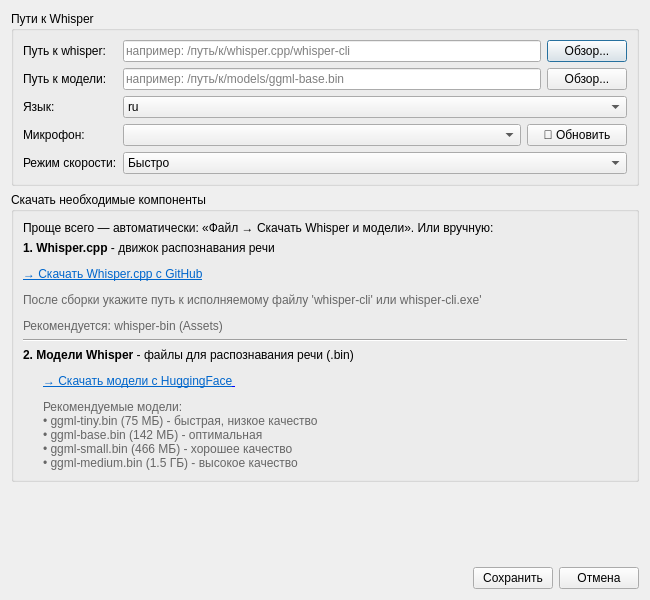
<?xml version="1.0" encoding="UTF-8"?>
<ui version="4.0">
 <class>SettingsDialog</class>
 <widget class="QDialog" name="SettingsDialog">
  <property name="geometry">
   <rect>
    <x>0</x>
    <y>0</y>
    <width>650</width>
    <height>600</height>
   </rect>
  </property>
  <property name="windowTitle">
   <string>Настройки</string>
  </property>
  <layout class="QVBoxLayout" name="verticalLayout">
   <item>
    <widget class="QGroupBox" name="groupBox">
     <property name="title">
      <string>Пути к Whisper</string>
     </property>
     <layout class="QFormLayout" name="formLayout">
      <item row="0" column="0">
       <widget class="QLabel" name="whisperLabel">
        <property name="text">
         <string>Путь к whisper:</string>
        </property>
       </widget>
      </item>
      <item row="0" column="1">
       <layout class="QHBoxLayout" name="horizontalLayout">
        <item>
         <widget class="QLineEdit" name="whisperPathEdit">
          <property name="placeholderText">
           <string>например: /путь/к/whisper.cpp/whisper-cli</string>
          </property>
         </widget>
        </item>
        <item>
         <widget class="QPushButton" name="browseWhisperButton">
          <property name="text">
           <string>Обзор...</string>
          </property>
         </widget>
        </item>
       </layout>
      </item>
      <item row="1" column="0">
       <widget class="QLabel" name="modelLabel">
        <property name="text">
         <string>Путь к модели:</string>
        </property>
       </widget>
      </item>
      <item row="1" column="1">
       <layout class="QHBoxLayout" name="horizontalLayout_2">
        <item>
         <widget class="QLineEdit" name="modelPathEdit">
          <property name="placeholderText">
           <string>например: /путь/к/models/ggml-base.bin</string>
          </property>
         </widget>
        </item>
        <item>
         <widget class="QPushButton" name="browseModelButton">
          <property name="text">
           <string>Обзор...</string>
          </property>
         </widget>
        </item>
       </layout>
      </item>
      <item row="2" column="0">
       <widget class="QLabel" name="languageLabel">
        <property name="text">
         <string>Язык:</string>
        </property>
       </widget>
      </item>
      <item row="2" column="1">
       <widget class="QComboBox" name="languageComboBox">
        <property name="currentText">
         <string>ru</string>
        </property>
        <item>
         <property name="text">
          <string>ru</string>
         </property>
        </item>
        <item>
         <property name="text">
          <string>en</string>
         </property>
        </item>
        <item>
         <property name="text">
          <string>de</string>
         </property>
        </item>
        <item>
         <property name="text">
          <string>fr</string>
         </property>
        </item>
        <item>
         <property name="text">
          <string>es</string>
         </property>
        </item>
        <item>
         <property name="text">
          <string>it</string>
         </property>
        </item>
        <item>
         <property name="text">
          <string>ja</string>
         </property>
        </item>
        <item>
         <property name="text">
          <string>zh</string>
         </property>
        </item>
        <item>
         <property name="text">
          <string>ko</string>
         </property>
        </item>
       </widget>
      </item>
      <item row="3" column="0">
       <widget class="QLabel" name="audioDeviceLabel">
        <property name="text">
         <string>Микрофон:</string>
        </property>
       </widget>
      </item>
      <item row="3" column="1">
        <layout class="QHBoxLayout" name="horizontalLayout_4">
        <item>
         <widget class="QComboBox" name="audioDeviceComboBox">
          <property name="toolTip">
           <string>Выберите устройство записи звука</string>
          </property>
         </widget>
        </item>
        <item>
         <widget class="QPushButton" name="refreshDevicesButton">
          <property name="maximumSize">
           <size>
            <width>100</width>
            <height>16777215</height>
           </size>
          </property>
          <property name="toolTip">
           <string>Обновить список аудио устройств</string>
          </property>
          <property name="text">
           <string>🔄 Обновить</string>
          </property>
         </widget>
        </item>
        </layout>
      </item>
      <item row="4" column="0">
       <widget class="QLabel" name="performanceModeLabel">
        <property name="text">
         <string>Режим скорости:</string>
        </property>
       </widget>
      </item>
      <item row="4" column="1">
       <widget class="QComboBox" name="performanceModeComboBox">
        <item>
         <property name="text">
          <string>Быстро</string>
         </property>
         <property name="toolTip">
          <string>Быстрее: укороченное окно распознавания, чуть менее точно</string>
         </property>
         <property name="whatsThis">
          <string>fast</string>
         </property>
        </item>
        <item>
         <property name="text">
          <string>Баланс</string>
         </property>
         <property name="toolTip">
          <string>Обычный режим</string>
         </property>
         <property name="whatsThis">
          <string>balanced</string>
         </property>
        </item>
        <item>
         <property name="text">
          <string>Точно</string>
         </property>
         <property name="toolTip">
          <string>Точнее: перебор 5 вариантов (beam search), примерно на 25% медленнее</string>
         </property>
         <property name="whatsThis">
          <string>accurate</string>
         </property>
        </item>
       </widget>
      </item>
     </layout>
    </widget>
   </item>
   <item>
    <widget class="QGroupBox" name="downloadGroup">
     <property name="title">
      <string>Скачать необходимые компоненты</string>
     </property>
     <layout class="QVBoxLayout" name="verticalLayout_2">
      <item>
       <widget class="QLabel" name="infoLabel">
        <property name="text">
         <string>Проще всего — автоматически: «Файл → Скачать Whisper и модели». Или вручную:</string>
        </property>
        <property name="wordWrap">
         <bool>true</bool>
        </property>
       </widget>
      </item>
      <item>
       <widget class="QLabel" name="whisperLinkLabel">
        <property name="text">
         <string>&lt;html&gt;&lt;head/&gt;&lt;body&gt;&lt;p&gt;&lt;span style=&quot; font-weight:600;&quot;&gt;1. Whisper.cpp&lt;/span&gt; - движок распознавания речи&lt;/p&gt;&lt;p&gt;&lt;a href=&quot;https://github.com/ggerganov/whisper.cpp&quot;&gt;&lt;span style=&quot; text-decoration: underline; color:#0066cc;&quot;&gt;→ Скачать Whisper.cpp с GitHub&lt;/span&gt;&lt;/a&gt;&lt;/p&gt;&lt;p&gt;&lt;span style=&quot; color:#666666;&quot;&gt;После сборки укажите путь к исполняемому файлу 'whisper-cli' или whisper-cli.exe' &lt;/span&gt;&lt;/p&gt;&lt;p&gt;&lt;span style=&quot; color:#666666;&quot;&gt;Рекомендуется: whisper-bin (Assets) &lt;/span&gt;&lt;/p&gt;&lt;/body&gt;&lt;/html&gt;</string>
        </property>
        <property name="textFormat">
         <enum>Qt::RichText</enum>
        </property>
        <property name="wordWrap">
         <bool>true</bool>
        </property>
        <property name="openExternalLinks">
         <bool>true</bool>
        </property>
       </widget>
      </item>
      <item>
       <widget class="Line" name="line">
        <property name="orientation">
         <enum>Qt::Horizontal</enum>
        </property>
       </widget>
      </item>
      <item>
       <widget class="QLabel" name="modelLinkLabel">
        <property name="text">
         <string>&lt;html&gt;&lt;head/&gt;&lt;body&gt;
&lt;p&gt;&lt;b&gt;2. Модели Whisper&lt;/b&gt; - файлы для распознавания речи (.bin)&lt;/p&gt;
&lt;p style=&quot;margin-left: 20px;&quot;&gt;
&lt;a href=&quot;https://huggingface.co/ggerganov/whisper.cpp/tree/main&quot;&gt;
&lt;span style=&quot;color:#0066cc;&quot;&gt;→ Скачать модели с HuggingFace&lt;/span&gt;
&lt;/a&gt;
&lt;/p&gt;
&lt;p style=&quot;margin-left: 20px; color: #666;&quot;&gt;
Рекомендуемые модели:&lt;br/&gt;
• ggml-tiny.bin (75 МБ) - быстрая, низкое качество&lt;br/&gt;
• ggml-base.bin (142 МБ) - оптимальная&lt;br/&gt;
• ggml-small.bin (466 МБ) - хорошее качество&lt;br/&gt;
• ggml-medium.bin (1.5 ГБ) - высокое качество
&lt;/p&gt;
&lt;/body&gt;&lt;/html&gt;</string>
        </property>
        <property name="textFormat">
         <enum>Qt::RichText</enum>
        </property>
        <property name="wordWrap">
         <bool>true</bool>
        </property>
        <property name="openExternalLinks">
         <bool>true</bool>
        </property>
       </widget>
      </item>
     </layout>
    </widget>
   </item>
   <item>
    <spacer name="verticalSpacer">
     <property name="orientation">
      <enum>Qt::Vertical</enum>
     </property>
     <property name="sizeHint" stdset="0">
      <size>
       <width>20</width>
       <height>20</height>
      </size>
     </property>
    </spacer>
   </item>
   <item>
    <layout class="QHBoxLayout" name="horizontalLayout_3">
     <item>
      <spacer name="horizontalSpacer">
       <property name="orientation">
        <enum>Qt::Horizontal</enum>
       </property>
       <property name="sizeHint" stdset="0">
        <size>
         <width>40</width>
         <height>20</height>
        </size>
       </property>
      </spacer>
     </item>
     <item>
      <widget class="QPushButton" name="saveButton">
       <property name="text">
        <string>Сохранить</string>
       </property>
      </widget>
     </item>
     <item>
      <widget class="QPushButton" name="cancelButton">
       <property name="text">
        <string>Отмена</string>
       </property>
      </widget>
     </item>
    </layout>
   </item>
  </layout>
 </widget>
 <resources/>
 <connections/>
</ui>
